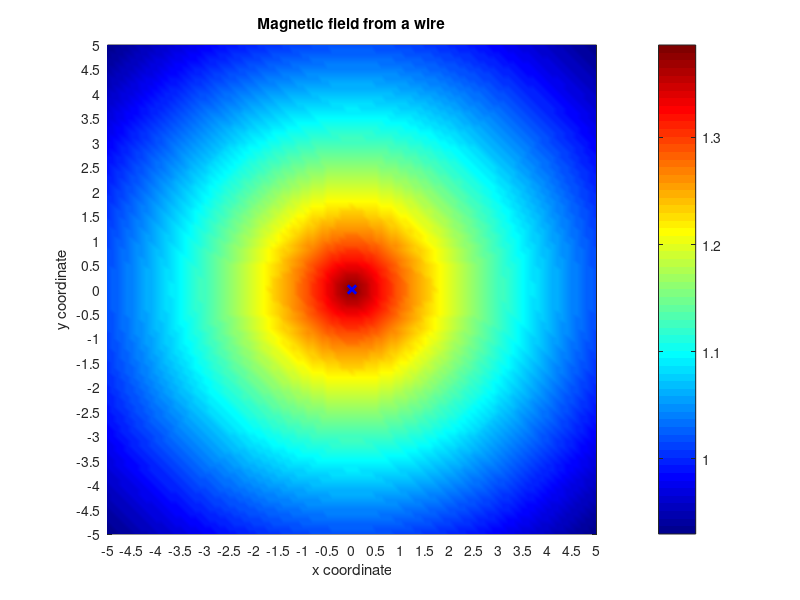
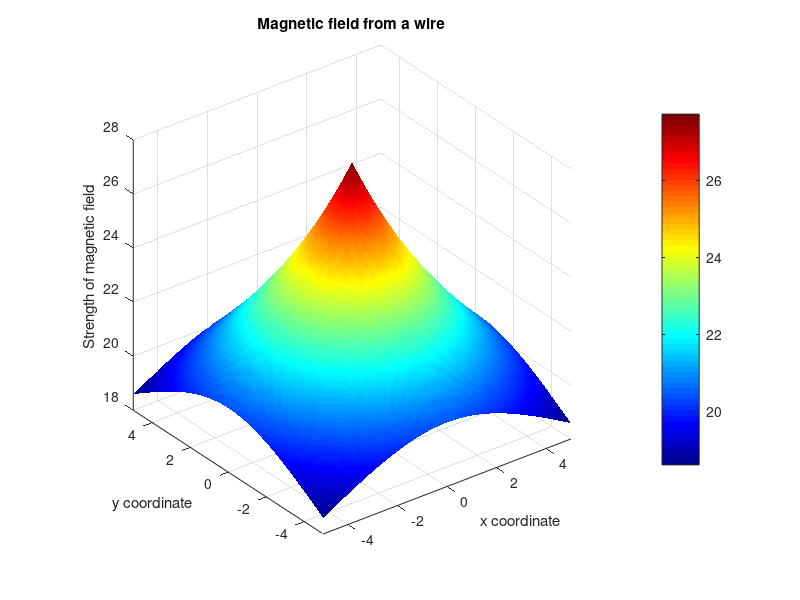

Here is the MATLAB script that generated these plots, in order:
close all;
clear all;
clc

% Given parameters
i=1;
z1 = 2;
z2 = 8;
x0 = 0;
y0 = 0;

% Draw the Line in the z direction
plot(0,0,'*','LineWidth',3);

% Make a matrix of points for computation
x = [-5:0.1:5];
y = [-5:0.1:5];
[X,Y]= meshgrid(x,y);

result = zeros(size(X));

% Constant Q = mu0*i/4pi
Q = i*1e-7;

% Perform integration for each such point
%result(:,:)=quad(@(z) z/(sqrt((X(:,:)-x0).^2 + (Y(:,:)-y0).^2 ) + z.^2),z1,z2);

for n = 1:length(y)
    %row
    
    for k= 1:length(x)
        f = @(z) z./(sqrt((x(k)-x0).^2 + (y(n)-y0).^2 ) + z.^2);
        result(n,k)=quad(f,z1,z2);
    end
end

%result = result./max(max(result)); % normalize the result

% GRAPHICS
figure(1);
pcolor(X,Y,result);%.^0.1);
hold on;
colormap(jet)
shading interp;
axis equal;
xlabel('x coordinate');
ylabel('y coordinate');
xlim ([-5 5]);
ylim ([-5 5]);
set(gca,'XTick',[-5:5/10:5]);
set(gca,'YTick',[-5:5/10:5]);
title('Magnetic field from a wire')
colorbar 

plot(0,0,'xb','LineWidth',2);



figure(2);
surf(X,Y,result*20);%.^0.1);
colormap(jet)
shading interp;
axis equal;
xlabel('x coordinate');
ylabel('y coordinate');
zlabel('Strength of magnetic field')
xlim ([-5 5]);
ylim ([-5 5]);
%set(gca,'XTick',[-5:5/10:5]);
%set(gca,'YTick',[-5:5/10:5]);
title('Magnetic field from a wire')
colorbar 

